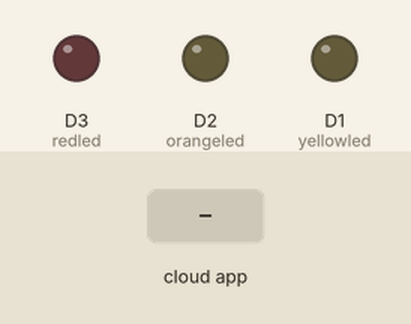
Simulated run of this sketch. Board: ESP8266 (NodeMCU). On the bench: output pins drawn as LEDs (lit = HIGH). The inputs (shaded band) are chosen by the test bench. The RemoteXY app is connected.

Above: at 1.2 s.
1.3 s: the phone or cloud app sets a to 1
At 2.1 s:
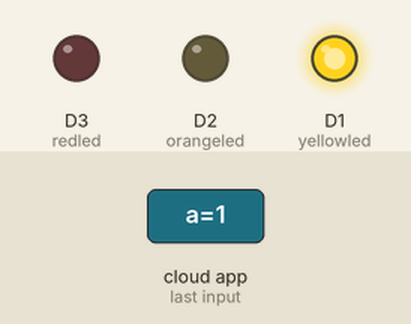
2.8 s: the phone or cloud app sets a to 0
At 3.2 s:
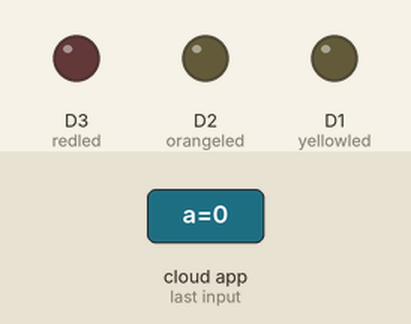
4.3 s: the phone or cloud app sets b to 1
At 5.5 s:
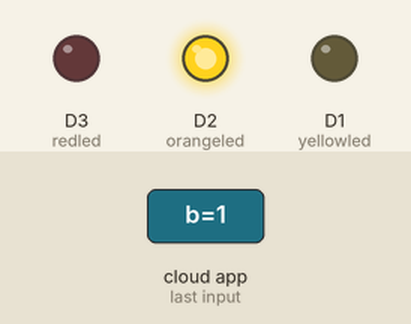
5.8 s: the phone or cloud app sets b to 0
At 6.7 s:
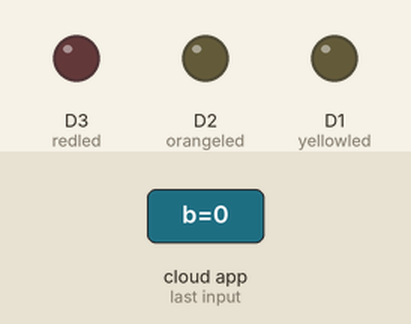
7.3 s: the phone or cloud app sets c to 1
At 7.8 s:
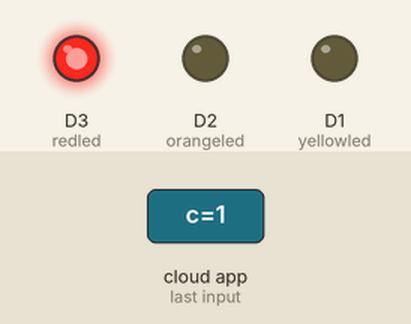
Timing chart, 0 to 9.8 s (numbered marks = the images above; inputs shaded):
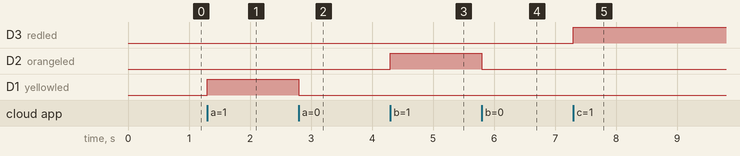

Measured:
- after the input at 1.3 s, D1 (yellowled): LOW → HIGH at once
- after the input at 2.8 s, D1 (yellowled): HIGH → LOW at once
- after the input at 4.3 s, D2 (orangeled): LOW → HIGH at once
- after the input at 5.8 s, D2 (orangeled): HIGH → LOW at once
- after the input at 7.3 s, D3 (redled): LOW → HIGH at once

The sketch:

esp8266_remoteXY.ino.ino
```cpp
/*--------------------------------------------------------*/
/*                                                        */
/*  Author: Farhan Tariq Janjua                           */
/*  Fiverr: https://www.fiverr.com/users/a1_developers/   */
/*                                                        */
/*--------------------------------------------------------*/

#define REMOTEXY_MODE__ESP8266WIFI_LIB_POINT
#include <ESP8266WiFi.h>
#include <RemoteXY.h>

#define REMOTEXY_WIFI_SSID "Faani"
#define REMOTEXY_WIFI_PASSWORD "XXXX"
#define REMOTEXY_SERVER_PORT 6377


// RemoteXY configurate
#pragma pack(push, 1)
uint8_t RemoteXY_CONF[] =
  { 255,3,0,0,0,60,0,10,96,1,
  1,2,7,12,50,24,136,24,85,80,
  0,1,2,7,41,50,24,77,24,68,
  79,87,78,0,1,2,7,71,50,24,
  37,24,83,84,79,80,0,129,0,3,
  2,58,9,24,89,101,108,108,111,119,
  32,70,114,97,109,101,0 };

struct {
  uint8_t a; // =1 if button pressed, else =0
  uint8_t b; // =1 if button pressed, else =0
  uint8_t c; // =1 if button pressed, else =0

  uint8_t connect_flag;  // =1 if wire connected, else =0

} RemoteXY;
#pragma pack(pop)

#define yellowled D1
#define orangeled D2
#define redled D3

int led_a =0;
int led_b =0;
int led_c =0;

void setup()
{
  RemoteXY_Init ();
  pinMode (yellowled, OUTPUT);
  pinMode (orangeled, OUTPUT);
  pinMode (redled, OUTPUT);
}

void loop()
{
  RemoteXY_Handler ();

  if(RemoteXY.a == 1){
    if (led_b == 0 && led_c == 0){
    led_a=RemoteXY.a;
    digitalWrite(yellowled, HIGH);
    }
  }
  else {
    if(led_a == 1){
      led_a = 0;
      digitalWrite(yellowled, LOW);
    }
  }

  if(RemoteXY.b == 1){
    if (led_a == 0 && led_c == 0){
    led_b=RemoteXY.b;
    digitalWrite(orangeled, HIGH);
    }
  }
  else {
    if(led_b == 1){
      led_b = 0;
      digitalWrite(orangeled, LOW);
    }
  }

  if(RemoteXY.c == 1){
    if (led_a == 0 && led_b == 0){
    led_c=RemoteXY.c;
    digitalWrite(redled, HIGH);
    }
  }
  else {
    if(led_c == 1){
      led_c = 0;
      digitalWrite(redled, LOW);
    }
  }
}
```
